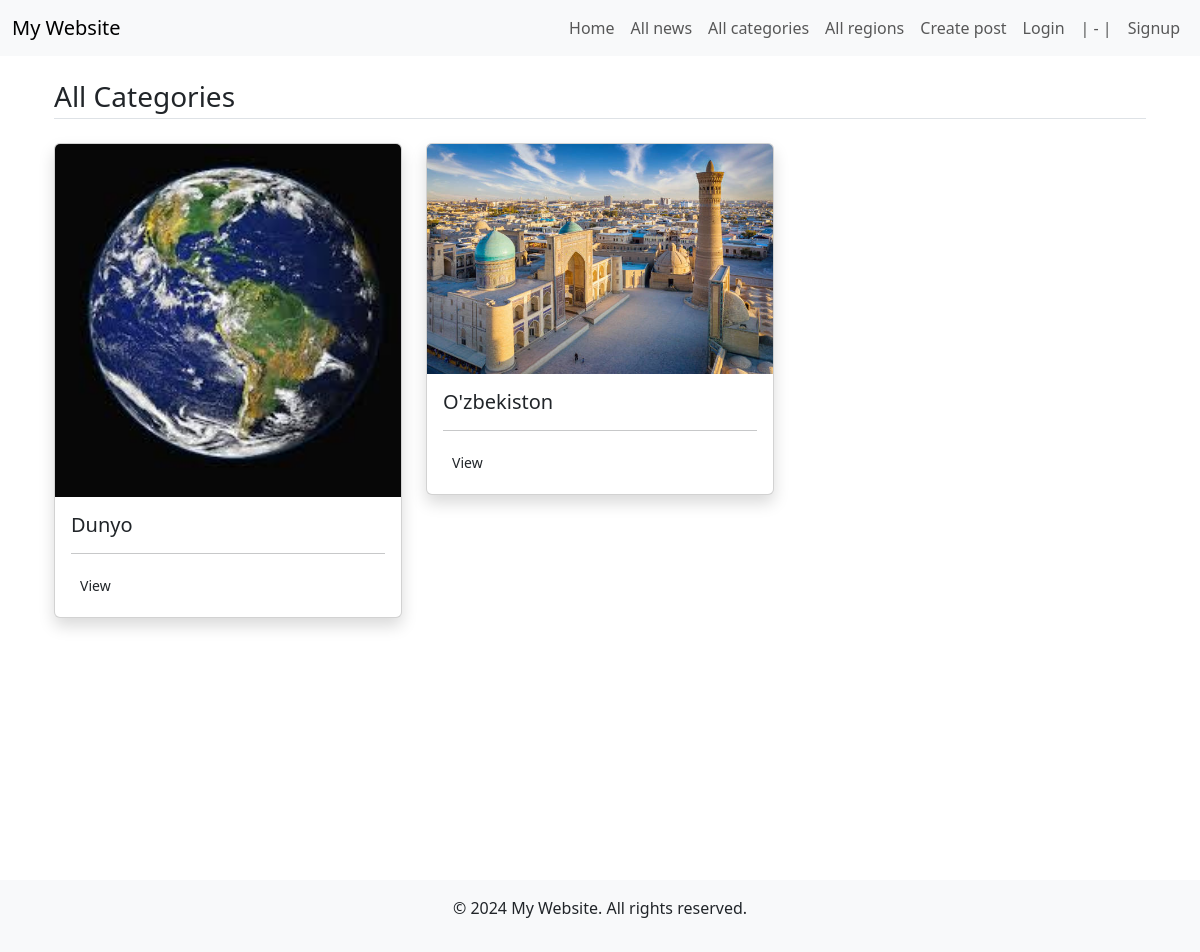
The page /all-categories on the database as committed earlier.
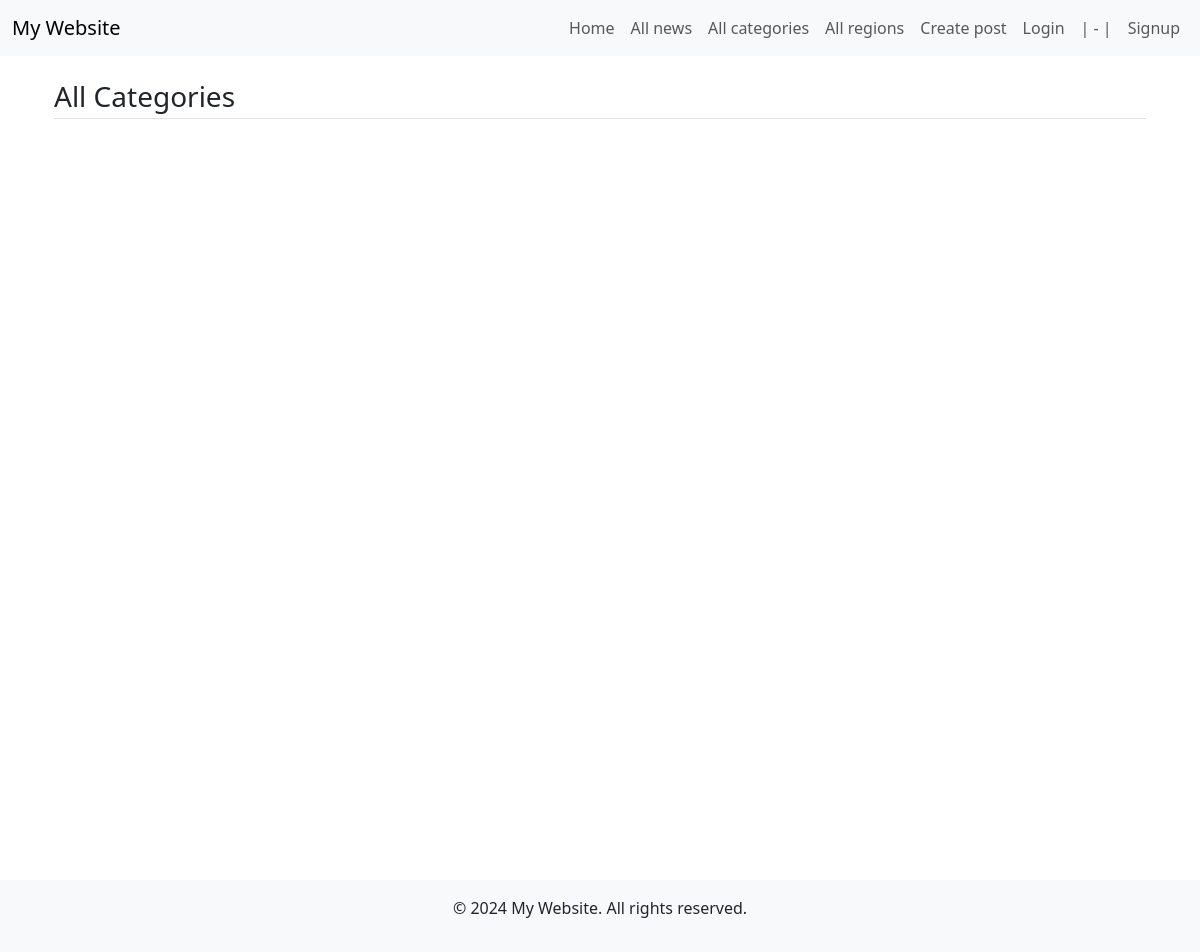
The same page on the database as committed later.
### loyiha/models.py (models this page shows, shortened)
class Category(models.Model):
    objects = None
    name=models.CharField(max_length=100)
    image = models.ImageField(upload_to='posts/', null=True)

### loyiha/views.py (the view)
# urls.py: path('all-categories', all_category, name='all-category'),
def all_category(request):
    cats=Category.objects.all()
    return render(request, 'category.html', {
        'cats':cats
    })

### templates/category.html
{% extends 'base.html' %}
{% block content %}
<main class="container mt-3 mb-5">
  <h3 class="border-bottom pb-1 my-4">All Categories</h3>
  <div class="row">
    {% for cat in cats %}
    <div class="col-md-4">
      <div class="card mb-3 shadow">
        <img src="/media/{{cat.image}}" class="card-img-top" alt="{{cat.title}}">
        <div class="card-body">
          <h5 class="card-title">{{ cat.name}}</h5>
          <hr/>
          <p class="card-text"><a href="category/{{cat.id}}" class="btn btn-sm btn-p">View</a></p>
        </div>
      </div>
    </div>
    {% endfor %}
  </div>
</main>
{% endblock %}

Rows that differ between the two databases and show on the page:
removed Category: image (picture), name "Dunyo"
removed Category: image (picture), name "O'zbekiston"
